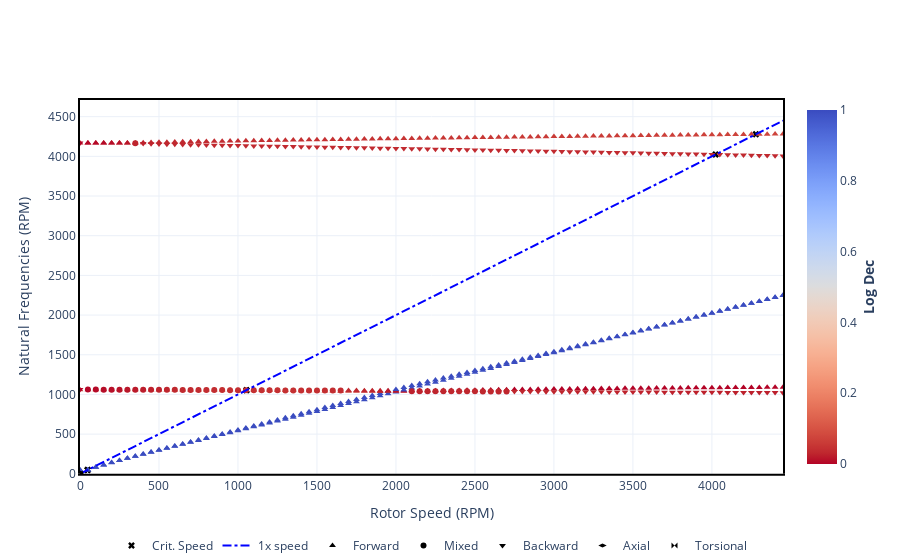

Notebook code for this chart:
### Code cell
campbell.plot(frequency_units="RPM")
